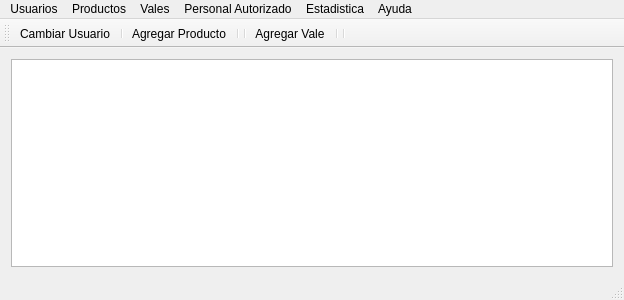
<?xml version="1.0" encoding="UTF-8"?>
<ui version="4.0">
 <class>MainWindow</class>
 <widget class="QMainWindow" name="MainWindow">
  <property name="geometry">
   <rect>
    <x>0</x>
    <y>0</y>
    <width>624</width>
    <height>300</height>
   </rect>
  </property>
  <property name="sizePolicy">
   <sizepolicy hsizetype="Maximum" vsizetype="Maximum">
    <horstretch>0</horstretch>
    <verstretch>0</verstretch>
   </sizepolicy>
  </property>
  <property name="windowTitle">
   <string/>
  </property>
  <widget class="QWidget" name="centralWidget">
   <layout class="QGridLayout" name="gridLayout">
    <item row="1" column="0">
     <widget class="QTableWidget" name="tableWidget_UltimosVales">
      <property name="editTriggers">
       <set>QAbstractItemView::NoEditTriggers</set>
      </property>
      <property name="defaultDropAction">
       <enum>Qt::IgnoreAction</enum>
      </property>
      <property name="alternatingRowColors">
       <bool>true</bool>
      </property>
      <property name="selectionMode">
       <enum>QAbstractItemView::ContiguousSelection</enum>
      </property>
      <property name="textElideMode">
       <enum>Qt::ElideRight</enum>
      </property>
      <attribute name="verticalHeaderVisible">
       <bool>false</bool>
      </attribute>
     </widget>
    </item>
    <item row="0" column="0">
     <layout class="QVBoxLayout" name="verticalLayout"/>
    </item>
   </layout>
  </widget>
  <widget class="QMenuBar" name="menuBar">
   <property name="geometry">
    <rect>
     <x>0</x>
     <y>0</y>
     <width>624</width>
     <height>21</height>
    </rect>
   </property>
   <widget class="QMenu" name="menuVales">
    <property name="title">
     <string>Usuarios</string>
    </property>
    <addaction name="actionCambiar_Usuario"/>
    <addaction name="actionCrear_Usuario"/>
   </widget>
   <widget class="QMenu" name="menuProductos">
    <property name="title">
     <string>Productos</string>
    </property>
    <addaction name="actionAgregar_Producto"/>
    <addaction name="actionBuscar_Producto"/>
    <addaction name="actionLista_de_Productos"/>
   </widget>
   <widget class="QMenu" name="menuVales_2">
    <property name="title">
     <string>Vales</string>
    </property>
    <addaction name="actionAgregar_Vale"/>
    <addaction name="actionBuscar_Vale"/>
    <addaction name="actionLista_de_Vales"/>
   </widget>
   <widget class="QMenu" name="menuEstadistica">
    <property name="title">
     <string>Estadistica</string>
    </property>
   </widget>
   <widget class="QMenu" name="menuAyuda">
    <property name="title">
     <string>Ayuda</string>
    </property>
    <addaction name="actionSobre_Guillermito_System"/>
   </widget>
   <widget class="QMenu" name="menuPersonal_Autorizado">
    <property name="title">
     <string>Personal Autorizado</string>
    </property>
    <addaction name="actionAgregar_Personal_Autorizado"/>
    <addaction name="actionBuscar_Personal_Autorizado"/>
    <addaction name="actionVer_Lista_del_Personal_Autorizado"/>
   </widget>
   <addaction name="menuVales"/>
   <addaction name="menuProductos"/>
   <addaction name="menuVales_2"/>
   <addaction name="menuPersonal_Autorizado"/>
   <addaction name="menuEstadistica"/>
   <addaction name="menuAyuda"/>
  </widget>
  <widget class="QToolBar" name="mainToolBar">
   <attribute name="toolBarArea">
    <enum>TopToolBarArea</enum>
   </attribute>
   <attribute name="toolBarBreak">
    <bool>false</bool>
   </attribute>
   <addaction name="actionCambiar_Usuario"/>
   <addaction name="separator"/>
   <addaction name="actionAgregar_Producto"/>
   <addaction name="separator"/>
   <addaction name="separator"/>
   <addaction name="actionAgregar_Vale"/>
   <addaction name="separator"/>
   <addaction name="separator"/>
  </widget>
  <widget class="QStatusBar" name="statusBar"/>
  <action name="actionCambiar_Usuario">
   <property name="icon">
    <iconset resource="iconos.qrc">
     <normaloff>:/iconos/Iconos/Usuario.png</normaloff>:/iconos/Iconos/Usuario.png</iconset>
   </property>
   <property name="text">
    <string>Cambiar Usuario</string>
   </property>
  </action>
  <action name="actionCrear_Usuario">
   <property name="text">
    <string>Crear Usuario</string>
   </property>
  </action>
  <action name="actionAgregar_Producto">
   <property name="icon">
    <iconset resource="iconos.qrc">
     <normaloff>:/iconos/Iconos/producto.png</normaloff>:/iconos/Iconos/producto.png</iconset>
   </property>
   <property name="text">
    <string>Agregar Producto</string>
   </property>
  </action>
  <action name="actionBuscar_Producto">
   <property name="text">
    <string>Buscar Producto</string>
   </property>
  </action>
  <action name="actionAgregar_Vale">
   <property name="icon">
    <iconset resource="iconos.qrc">
     <normaloff>:/iconos/Iconos/AgregarVale.png</normaloff>:/iconos/Iconos/AgregarVale.png</iconset>
   </property>
   <property name="text">
    <string>Agregar Vale</string>
   </property>
  </action>
  <action name="actionBuscar_Vale">
   <property name="text">
    <string>Buscar Vale</string>
   </property>
  </action>
  <action name="actionSobre_Guillermito_System">
   <property name="text">
    <string>Guillermito System</string>
   </property>
  </action>
  <action name="actionLista_de_Vales">
   <property name="text">
    <string>Lista de Vales</string>
   </property>
  </action>
  <action name="actionLista_de_Productos">
   <property name="text">
    <string>Lista de Productos</string>
   </property>
  </action>
  <action name="actionAgregar_Personal_Autorizado">
   <property name="icon">
    <iconset resource="iconos.qrc">
     <normaloff>:/iconos/Iconos/personalAutorizado.png</normaloff>:/iconos/Iconos/personalAutorizado.png</iconset>
   </property>
   <property name="text">
    <string>Agregar Personal Autorizado</string>
   </property>
  </action>
  <action name="actionBuscar_Personal_Autorizado">
   <property name="icon">
    <iconset resource="iconos.qrc">
     <normaloff>:/iconos/Iconos/BuscarPersonalAutorizado.png</normaloff>:/iconos/Iconos/BuscarPersonalAutorizado.png</iconset>
   </property>
   <property name="text">
    <string>Buscar Personal Autorizado</string>
   </property>
  </action>
  <action name="actionVer_Lista_del_Personal_Autorizado">
   <property name="text">
    <string>Ver Lista del Personal Autorizado</string>
   </property>
  </action>
 </widget>
 <layoutdefault spacing="6" margin="11"/>
 <resources>
  <include location="iconos.qrc"/>
 </resources>
 <connections/>
</ui>
